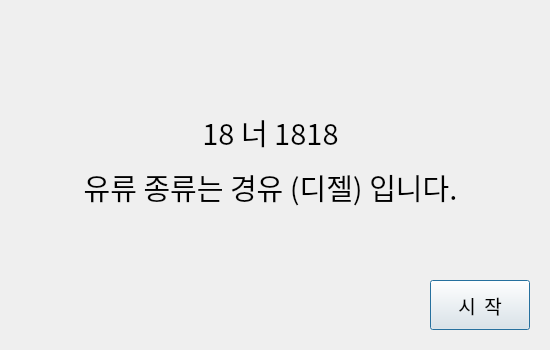
<?xml version="1.0" encoding="UTF-8"?>
<ui version="4.0">
 <class>Dialog</class>
 <widget class="QDialog" name="Dialog">
  <property name="geometry">
   <rect>
    <x>0</x>
    <y>0</y>
    <width>550</width>
    <height>350</height>
   </rect>
  </property>
  <property name="windowTitle">
   <string>급유 시스템 - 결과</string>
  </property>
  <widget class="QLabel" name="label">
   <property name="geometry">
    <rect>
     <x>40</x>
     <y>110</y>
     <width>461</width>
     <height>100</height>
    </rect>
   </property>
   <property name="font">
    <font>
     <family>메이플스토리</family>
     <pointsize>22</pointsize>
    </font>
   </property>
   <property name="text">
    <string>&lt;html&gt;&lt;head/&gt;&lt;body&gt;&lt;p&gt;18 너 1818&lt;/p&gt;&lt;p&gt;유류 종류는 경유 (디젤) 입니다.&lt;/p&gt;&lt;/body&gt;&lt;/html&gt;</string>
   </property>
   <property name="alignment">
    <set>Qt::AlignCenter</set>
   </property>
  </widget>
  <widget class="QPushButton" name="pushButton">
   <property name="geometry">
    <rect>
     <x>430</x>
     <y>280</y>
     <width>100</width>
     <height>50</height>
    </rect>
   </property>
   <property name="font">
    <font>
     <family>메이플스토리</family>
     <pointsize>14</pointsize>
    </font>
   </property>
   <property name="text">
    <string>시  작</string>
   </property>
   <property name="default">
    <bool>true</bool>
   </property>
   <property name="flat">
    <bool>false</bool>
   </property>
  </widget>
 </widget>
 <resources/>
 <connections/>
</ui>
